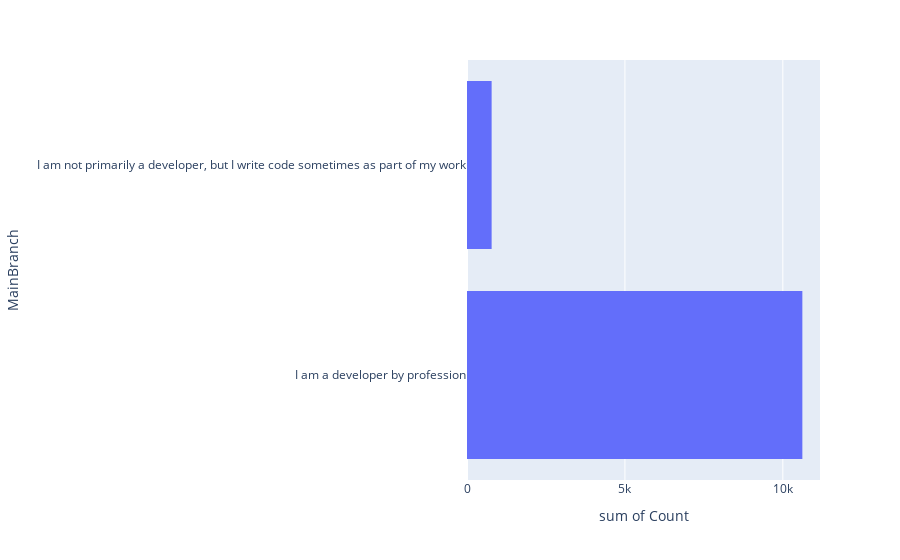

This figure's notebook cell:
### Markdown cell above
Create a horizontal bar chart using column `MainBranch.`

### Code cell
# your code goes here
QUERY7 = """
SELECT MainBranch, count(*) AS Count FROM master group by MainBranch
"""

df=pd.read_sql_query(QUERY7,conn)

px.histogram(df,y='MainBranch',x="Count")

### Figure 1 — Plotly figure (JSON) as saved in the notebook; plotly's stock layout.template omitted (floating-point values rounded to 4 significant figures)
{"data": [{"alignmentgroup": "True", "bingroup": "y", "histfunc": "sum", "hovertemplate": "sum of Count=%{x}<br>MainBranch=%{y}<extra></extra>", "legendgroup": "", "marker": {"color": "#636efa", "pattern": {"shape": ""}}, "name": "", "offsetgroup": "", "orientation": "h", "showlegend": false, "type": "histogram", "x": [10618, 780], "xaxis": "x", "y": ["I am a developer by profession", "I am not primarily a developer, but I write code sometimes as part of my work"], "yaxis": "y"}], "layout": {"barmode": "relative", "legend": {"tracegroupgap": 0}, "margin": {"t": 60}, "xaxis": {"anchor": "y", "domain": [0, 1], "title": {"text": "sum of Count"}}, "yaxis": {"anchor": "x", "domain": [0, 1], "title": {"text": "MainBranch"}}}}
